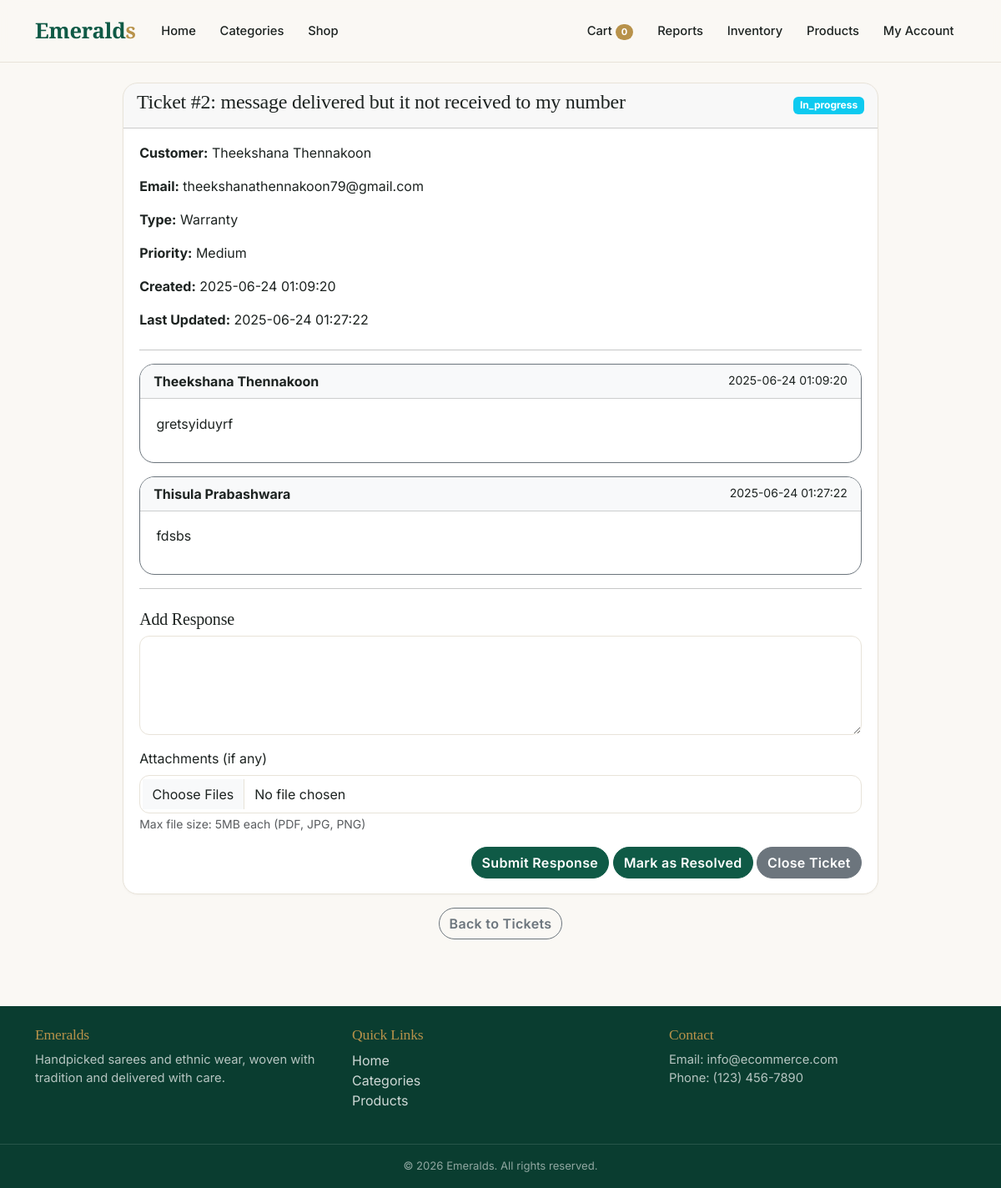
/admin/view_ticket.php?id=2 (signed in), run on the app's committed database.
### tables this page shows
CREATE TABLE `support_tickets` (
  `ticket_id` int(11) NOT NULL,
  `customer_id` int(11) NOT NULL,
  `order_id` int(11) DEFAULT NULL,
  `ticket_type` enum('general','return','warranty','account','technical') NOT NULL DEFAULT 'general',
  `subject` varchar(255) NOT NULL,
  `description` text NOT NULL,
  `status` enum('open','in_progress','resolved','closed') DEFAULT 'open',
  `priority` enum('low','medium','high','urgent') DEFAULT 'medium',
  `created_at` datetime DEFAULT current_timestamp(),
  `updated_at` datetime DEFAULT NULL ON UPDATE current_timestamp()
);

CREATE TABLE `customer` (
  `CustomerID` int(11) NOT NULL,
  `username` varchar(50) NOT NULL,
  `password` varchar(255) NOT NULL,
  `firstname` varchar(50) NOT NULL,
  `lastname` varchar(50) NOT NULL,
  `phonenumber` varchar(20) DEFAULT NULL,
  `shippingaddress` text DEFAULT NULL,
  `accountCreatedDate` datetime DEFAULT current_timestamp(),
  `Email` varchar(100) NOT NULL
);

CREATE TABLE `ticket_responses` (
  `response_id` int(11) NOT NULL,
  `ticket_id` int(11) NOT NULL,
  `user_id` int(11) DEFAULT NULL,
  `user_type` enum('customer','staff') NOT NULL,
  `message` text NOT NULL,
  `created_at` datetime DEFAULT current_timestamp()
);

### admin/view_ticket.php (the view, shortened to what this page needs)
<?php
require_once '../includes/db_connect.php';
require_once '../includes/header.php';
$userRole = $_SESSION['Role'];
$ticketId = $_GET['id'] ?? 0;
$stmt = $pdo->prepare("SELECT t.*, c.*,
                      o.orderID, o.orderDate
                      FROM support_tickets t
                      JOIN customer c ON t.customer_id = c.CustomerID
                      LEFT JOIN orders o ON t.order_id = o.orderID
                      WHERE t.ticket_id = ?");
$stmt->execute([$ticketId]);
$ticket = $stmt->fetch();
$responses = $pdo->prepare("SELECT r.*,
                           CASE
                               WHEN r.user_type = 'staff' THEN s.staff_name
                               WHEN r.user_type = 'customer' THEN CONCAT(c.firstname, ' ', c.lastname)
                               ELSE 'System'
                           END as username,
                           CASE
                               WHEN r.user_type = 'staff' THEN 'Staff'
                               WHEN r.user_type = 'customer' THEN 'Customer'
                               ELSE 'System'
                           END as user_role
                           FROM ticket_responses r
                           LEFT JOIN staff s ON r.user_type = 'staff' AND r.user_id = s.staff_id
                           LEFT JOIN customer c ON r.user_type = 'customer' AND r.user_id = c.CustomerID
                           WHERE r.ticket_id = ?
                           ORDER BY r.created_at");
$responses->execute([$ticketId]);
?>
<div class="container mt-4">
    <div class="row">
        <div class="col-md-10 mx-auto">
            <div class="card">
                <div class="card-header d-flex justify-content-between align-items-center">
                    <h4>Ticket #<?php echo $ticket['ticket_id']; ?>: <?php echo htmlspecialchars($ticket['subject']); ?></h4>
                    <span class="badge bg-<?php
                        switch($ticket['status']) {
                            case 'in_progress': echo 'info'; break;
                        }
                    ?>">
                        <?php echo ucfirst($ticket['status']); ?>
                    </span>
                </div>
                <div class="card-body">
                    <div class="ticket-meta mb-4">
                        <p><strong>Customer:</strong> <?php echo htmlspecialchars($ticket['firstname'] . ' ' . $ticket['lastname']); ?></p>
                        <p><strong>Email:</strong> <?php echo htmlspecialchars($ticket['Email']); ?></p>
                        <p><strong>Type:</strong> <?php echo ucfirst($ticket['ticket_type']); ?></p>
                        <p><strong>Priority:</strong> <?php echo ucfirst($ticket['priority']); ?></p>
                        <p><strong>Created:</strong> <?php echo $ticket['created_at']; ?></p>
                        <p><strong>Last Updated:</strong> <?php echo $ticket['updated_at']; ?></p>
                    </div>
                    <hr>
                    <div class="ticket-conversation">
                        <?php while ($response = $responses->fetch()): ?>
                            <div class="card mb-3 <?php echo $response['user_type'] === 'staff' ? 'border-primary' : 'border-secondary'; ?>">
                                <div class="card-header <?php echo $response['user_type'] === 'staff' ? 'bg-primary text-white' : 'bg-light'; ?>">
                                    <strong><?php echo htmlspecialchars($response['username']); ?></strong>
                                    <small class="float-end"><?php echo $response['created_at']; ?></small>
                                </div>
                                <div class="card-body">
                                    <p><?php echo nl2br(htmlspecialchars($response['message'])); ?></p>
                                </div>
                            </div>
                        <?php endwhile; ?>
                    </div>
                    <hr>
                    <div class="ticket-response mt-4">
                        <h5>Add Response</h5>
                        <form method="POST" enctype="multipart/form-data">
                            <div class="mb-3">
                                <textarea class="form-control" id="message" name="message" rows="4" required></textarea>
                            </div>
                            <div class="mb-3">
                                <label for="attachments" class="form-label">Attachments (if any)</label>
                                <input type="file" class="form-control" id="attachments" name="attachments[]" multiple>
                                <small class="text-muted">Max file size: 5MB each (PDF, JPG, PNG)</small>
                            </div>
                            <div class="text-end">
                                <button type="submit" class="btn btn-primary">Submit Response</button>
                                <?php if ($userRole !== 'Customer'): ?>
                                    <?php if ($ticket['status'] !== 'resolved'): ?>
                                        <button type="button" class="btn btn-success" onclick="updateStatus('resolved')">
                                            Mark as Resolved
                                        </button>
                                    <?php endif; ?>
                                    <?php if ($ticket['status'] !== 'closed'): ?>
                                        <button type="button" class="btn btn-secondary" onclick="updateStatus('closed')">
                                            Close Ticket
                                        </button>
                                    <?php endif; ?>
                                <?php endif; ?>
                            </div>
                        </form>
                    </div>
                </div>
            </div>
            <div class="text-center mt-3">
                <a href="tickets.php" class="btn btn-outline-secondary">
                    Back to Tickets
                </a>
            </div>
        </div>
    </div>
</div>
<?php require_once '../includes/footer.php'; ?>

### assets/css/style.css (style rules this page uses)
:root { --em:#0f5a46; --em-dark:#0a3d30; --em-soft:#e7f1ed; --gold:#b8924a; --ink:#1d2321; --muted:#6b7570; --bg:#faf8f4; --line:#e8e3d9; --bs-body-font-family:'Inter',system-ui,sans-serif; --bs-body-color:var(--ink); }
body { font-family:'Inter',system-ui,sans-serif;background:var(--bg);color:var(--ink);-webkit-font-smoothing:antialiased }
h1,h2,h3,h4,h5,.navbar-brand { font-family:'Playfair Display',Georgia,serif;letter-spacing:-.01em }
a { color:var(--em) }
.btn { border-radius:999px;font-weight:600;letter-spacing:.02em;transition:all .25s }
.btn-primary,.btn-success { background:var(--em);border-color:var(--em) }
.card { border:1px solid var(--line);border-radius:18px;background:#fff;overflow:hidden;box-shadow:0 1px 3px rgba(0,0,0,.03);transition:transform .35s,box-shadow .35s }
.card-body { padding:1.1rem 1.2rem }
.form-control,.form-select { border-radius:12px;border-color:var(--line);padding:.65rem .9rem }

### data on the page
support_tickets: ticket_id "2", subject "message delivered but it not received to my number", status "In_progress", customer.lastname "Theekshana Thennakoon", customer.Email "theekshanathennakoon79@gmail.com", ticket_type "Warranty", priority "Medium", created_at "2025-06-24 01:09:20", updated_at "2025-06-24 01:27:22"
ticket_responses: username "Theekshana Thennakoon", created_at "2025-06-24 01:09:20", message "gretsyiduyrf"
ticket_responses: username "Thisula Prabashwara", created_at "2025-06-24 01:27:22", message "fdsbs"

### other printed values
$cart_item_number "0"
